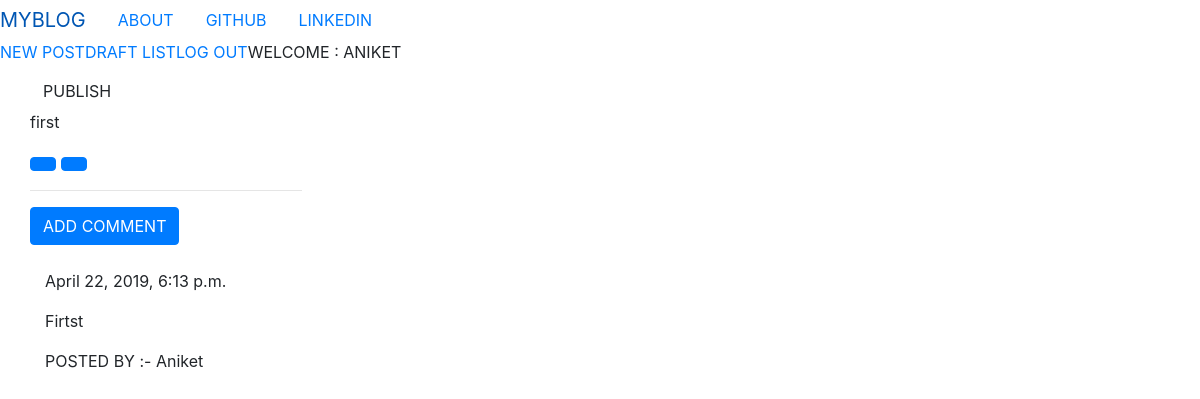
Screenshot of /4/ (signed in) with the database file from the repository.
### blog/models.py (models this page shows, shortened)
class Post(models.Model):
    author=models.ForeignKey('auth.User',on_delete=models.DO_NOTHING,)
    title=models.CharField(max_length=200)
    text=models.TextField()
    create_date=models.DateTimeField(default=timezone.now())
    published_date=models.DateTimeField(blank=True, null=True)

class Comment(models.Model):
    post=models.ForeignKey('blog.Post',related_name='comments',on_delete=models.DO_NOTHING,)
    author=models.CharField(max_length=200)
    text=models.TextField()
    created_date=models.DateTimeField(default=timezone.now())
    approved_comment=models.BooleanField(default=False)

### blog/views.py (the view)
# urls.py: path('<int:pk>/',views.PostDetailView.as_view(),name="post_detail"),
class PostDetailView(DetailView):
    model=Post

### templates/blog/post_detail.html (shortened to what this page needs)
{% extends "blog/base.html" %}
{% block content %}
{% if post.published_date %}
<div class="date postdate">
  {{ post.published_date }}
</div>
{% else %}
<a class='btn btn-default' href="{% url 'post_publish' pk=post.pk %}">PUBLISH</a>
{% endif %}
<p class='postcontent'>{{ post.title|safe|linebreaksbr}}</p>
{% if user.is_authenticated %}
<a class='btn btn-primary' href="{% url 'post_edit' pk=post.pk %}">
</a>
<a class='btn btn-primary' href="{% url 'post_remove' pk=post.pk %}">
</a>
{% endif %}
<hr>
<a class='btn btn-primary btn-comment' href="{% url 'add_comment_to_post' pk=post.pk %}">ADD COMMENT </a>
<div class="container">
  {% for comment in post.comments.all %}
  <br>
  {% if user.is_authenticated or comment.approved_comments%}
  {{ comment.created_date }}
  {% if not comment.approved_comments %}
  <a class='btn btn-default' href="{% url 'comment_remove' pk=comment.pk %}">
  </a>
  <a class='btn btn-default' href="{% url 'comment_approve' pk=comment.pk %}">
  </a>
  {% endif %}
<p>{{comment.text|safe|linebreaks}}</p>
<p>POSTED BY :- {{comment.author}}</p>
  {% endif %}
  {% empty %}
  <h3>NO COMMENTS</h3>
  {% endfor  %}
</div>
{% endblock %}

### templates/blog/base.html (shortened to what this page needs)
<!DOCTYPE html>
{% load static %}
<html >
  <head>
<link rel="stylesheet" href="https://stackpath.bootstrapcdn.com/bootstrap/4.3.1/css/bootstrap.min.css">
<link rel="stylesheet" href="//cdn.jsdelivr.net/npm/medium-editor@latest/dist/css/medium-editor.min.css" type="text/css" media="screen" charset="utf-8">
<link rel="stylesheet" href="{% static 'css/blog.css' %}">
  </head>
  <body class='loader'>
    <ul class="nav nav-pills">
      <li class="nav-item"><a class="navbar-brand bigbrand" href="{% url 'post_list' %}">MYBLOG</a></li>
      <li class="nav-item"><a  class="nav-link" href="{% url 'about' %}">ABOUT</a> </li>
      <li class="nav-item"><a class="nav-link" href="https://www.github.com">GITHUB</a> </li>
      <li class="nav-item"><a class="nav-link" href="https://linkedin.com">LINKEDIN</a> </li>
    </ul>
  <ul class="nav nav-pills navbar-right">
    {% if user.is_authenticated %}
  <li class="nav-item navbar-right"> <a href="{% url 'post_new' %}">NEW POST </a> </li>
     <li class="nav-item navbar-right"> <a href="{% url 'post_draft_list' %}"> DRAFT LIST </a> </li>
     <li class="nav-item navbar-right"> <a href="{% url 'logout' %}"> LOG OUT </a> </li>
  <li class="nav-item navbar-right"> <a >WELCOME : {{user.username }}</a> </li>
     {% else %}
     <li class="nav-item navbar-right"> <a class="nav navbar-right" href="{% url 'login' %}"></a>LOG OUT </li>
    {% endif %}
  </ul>
<div class="content container">
  <div class="row">
    <div class="col-mid-8">
      <div class="blog_posts">
        {% block content %}
        {% endblock %}
      </div>
    </div>
  </div>
</div>
  </body>
</html>

### rows the page displays
Post: title "first"
Comment: created_date "April 22, 2019, 6:13 p.m.", text "Firtst", author "Aniket"

### other values shown
{{ user.username }} "ANIKET"
